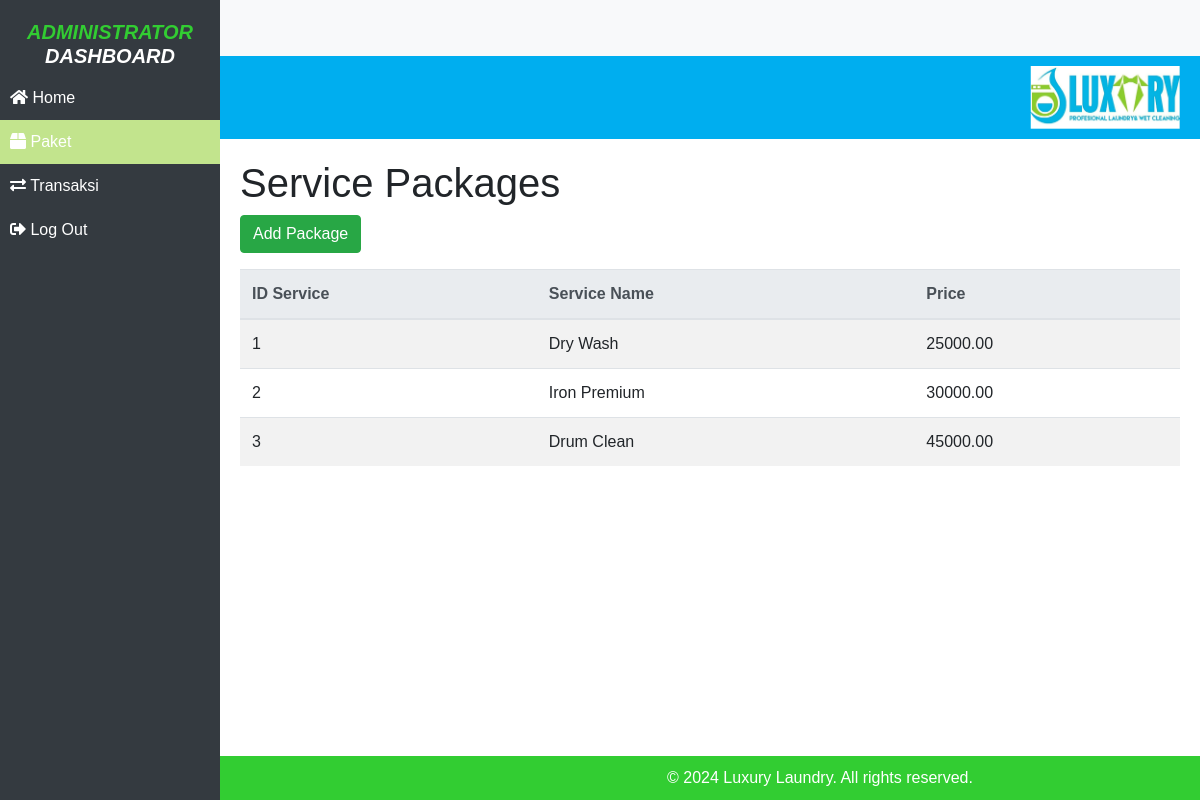
/package.php, run on the app's committed database.
### tables this page shows
CREATE TABLE `service` (
  `id_service` int(11) NOT NULL,
  `nama_service` varchar(255) NOT NULL,
  `harga_jasa` decimal(10,2) NOT NULL
);

### package.php (the view, shortened to what this page needs)
<?php
include("connectdb.php");
?>
<!DOCTYPE html>
<html lang="en">
<head>
    <link rel="stylesheet" href="https://stackpath.bootstrapcdn.com/bootstrap/4.5.2/css/bootstrap.min.css">
    <link rel="stylesheet" href="https://cdnjs.cloudflare.com/ajax/libs/font-awesome/5.15.4/css/all.min.css">
</head>
<body>
    <nav class="navbar navbar-expand-lg navbar-light bg-light">
        <a class="navbar-brand" href="#">Luxury Laundry</a>
    </nav>
    <div class="sidebar" id="sidebar">
        <h2><i>ADMINISTRATOR<br><span style="color: white;">DASHBOARD</span></i></h2>
        <a href="admin_dasboard.php" class="nav-link"><i class="fas fa-home"></i> Home</a>
        <a href="package.php" class="nav-link active"><i class="fas fa-box"></i> Paket</a>
        <a href="transaksi.php" class="nav-link"><i class="fas fa-exchange-alt"></i> Transaksi</a>
        <a href="logout.php" class="nav-link logout"><i class="fas fa-sign-out-alt"></i> Log Out</a>
    </div>
    <div class="header" style="text-align: right;">
        <img src="logo.png" alt="Luxury Laundry Logo" style="object-fit: cover;width: 150px;height: auto;">
    </div>
    <div class="content">
        <h1>Service Packages</h1>
        <a href="add_package.php" class="btn btn-success mb-3">Add Package</a>
        <table class="table table-striped">
            <thead class="thead-light">
                <tr>
                    <th>ID Service</th>
                    <th>Service Name</th>
                    <th>Price</th>
                </tr>
            </thead>
            <tbody>
                <?php
                $sql = "SELECT id_service, nama_service, harga_jasa FROM service";
                $result = $conn->query($sql);
                if ($result->num_rows > 0) {
                    while($row = $result->fetch_assoc()) {
                        echo "<tr>
                                <td>" . $row['id_service'] . "</td>
                                <td>" . $row['nama_service'] . "</td>
                                <td>" . $row['harga_jasa'] . "</td>
                              </tr>";
                    }
                } else {
                    echo "<tr><td colspan='3'>No services found</td></tr>";
                }
                ?>
            </tbody>
        </table>
    </div>
    <div class="footer">
        &copy; 2024 Luxury Laundry. All rights reserved.
    </div>
</body>
</html>

### package.php (style rules this page uses)
body { font-family: Arial, sans-serif; margin: 0; padding: 0; }
.sidebar { height: 100vh; background-color: #343a40; color: white; padding-top: 20px; position: fixed; top: 0; left: 0; width: 220px; transition: left 0.3s; }
.sidebar h2 { color: limegreen; text-align: center; font-weight: bold; font-size: 20px; }
.content { margin-left: 220px; padding: 20px; }
.header { background-color: #00aeef; padding: 10px 20px; text-align: center; margin-left: 220px; }
.footer { background-color: limegreen; color: white; text-align: center; padding: 10px; position: fixed; bottom: 0; width: 100%; margin-left: 220px; }
.sidebar a { display: block; color: white; padding: 10px; text-decoration: none; transition: background-color 0.3s; }
.sidebar a:hover, .sidebar a.active { background-color: #c2e48d; }

### data on the page
service: id_service "1", nama_service "Dry Wash", harga_jasa "25000.00"
service: id_service "2", nama_service "Iron Premium", harga_jasa "30000.00"
service: id_service "3", nama_service "Drum Clean", harga_jasa "45000.00"
